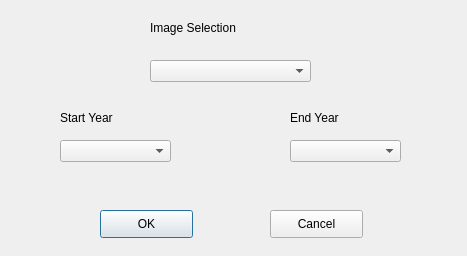
<?xml version="1.0" encoding="UTF-8"?>
<ui version="4.0">
 <class>SelectInterval</class>
 <widget class="QDialog" name="SelectInterval">
  <property name="geometry">
   <rect>
    <x>0</x>
    <y>0</y>
    <width>467</width>
    <height>256</height>
   </rect>
  </property>
  <property name="windowTitle">
   <string>Load Images</string>
  </property>
  <widget class="QPushButton" name="okButton">
   <property name="geometry">
    <rect>
     <x>100</x>
     <y>210</y>
     <width>93</width>
     <height>28</height>
    </rect>
   </property>
   <property name="text">
    <string>OK</string>
   </property>
  </widget>
  <widget class="QPushButton" name="closeButton">
   <property name="geometry">
    <rect>
     <x>270</x>
     <y>210</y>
     <width>93</width>
     <height>28</height>
    </rect>
   </property>
   <property name="text">
    <string>Cancel</string>
   </property>
  </widget>
  <widget class="QComboBox" name="preFireBox">
   <property name="geometry">
    <rect>
     <x>60</x>
     <y>140</y>
     <width>111</width>
     <height>22</height>
    </rect>
   </property>
  </widget>
  <widget class="QComboBox" name="postFireBox">
   <property name="geometry">
    <rect>
     <x>290</x>
     <y>140</y>
     <width>111</width>
     <height>22</height>
    </rect>
   </property>
  </widget>
  <widget class="QLabel" name="label_2">
   <property name="geometry">
    <rect>
     <x>60</x>
     <y>110</y>
     <width>111</width>
     <height>16</height>
    </rect>
   </property>
   <property name="text">
    <string>Start Year</string>
   </property>
  </widget>
  <widget class="QLabel" name="label_3">
   <property name="geometry">
    <rect>
     <x>290</x>
     <y>110</y>
     <width>91</width>
     <height>16</height>
    </rect>
   </property>
   <property name="text">
    <string>End Year</string>
   </property>
  </widget>
  <widget class="QComboBox" name="imageBox">
   <property name="geometry">
    <rect>
     <x>150</x>
     <y>60</y>
     <width>161</width>
     <height>22</height>
    </rect>
   </property>
  </widget>
  <widget class="QLabel" name="label">
   <property name="geometry">
    <rect>
     <x>150</x>
     <y>20</y>
     <width>121</width>
     <height>16</height>
    </rect>
   </property>
   <property name="text">
    <string>Image Selection</string>
   </property>
  </widget>
 </widget>
 <resources/>
 <connections>
  <connection>
   <sender>closeButton</sender>
   <signal>clicked()</signal>
   <receiver>SelectInterval</receiver>
   <slot>close()</slot>
   <hints>
    <hint type="sourcelabel">
     <x>296</x>
     <y>193</y>
    </hint>
    <hint type="destinationlabel">
     <x>232</x>
     <y>124</y>
    </hint>
   </hints>
  </connection>
 </connections>
</ui>
